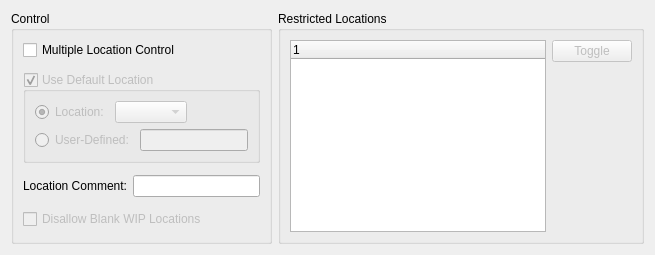
       <widget class="QWidget" name="_restrictedLocations">
        <attribute name="title">
         <string>Location</string>
        </attribute>
        <layout class="QGridLayout" name="gridLayout_16">
         <item row="0" column="0">
          <widget class="QGroupBox" name="_locationGroup">
           <property name="title">
            <string>Control</string>
           </property>
           <layout class="QGridLayout" name="gridLayout_11">
            <property name="verticalSpacing">
             <number>12</number>
            </property>
            <item row="0" column="0" colspan="2">
             <widget class="QCheckBox" name="_locationControl">
              <property name="enabled">
               <bool>true</bool>
              </property>
              <property name="text">
               <string>Multiple Location Control</string>
              </property>
             </widget>
            </item>
            <item row="1" column="0" colspan="2">
             <widget class="QGroupBox" name="_useDefaultLocation">
              <property name="enabled">
               <bool>false</bool>
              </property>
              <property name="sizePolicy">
               <sizepolicy hsizetype="Preferred" vsizetype="Fixed">
                <horstretch>0</horstretch>
                <verstretch>0</verstretch>
               </sizepolicy>
              </property>
              <property name="focusPolicy">
               <enum>Qt::TabFocus</enum>
              </property>
              <property name="title">
               <string>Use Default Location</string>
              </property>
              <property name="checkable">
               <bool>true</bool>
              </property>
              <layout class="QGridLayout" name="gridLayout_10">
               <item row="0" column="0">
                <widget class="QRadioButton" name="_location">
                 <property name="text">
                  <string>Location:</string>
                 </property>
                 <property name="checked">
                  <bool>true</bool>
                 </property>
                </widget>
               </item>
               <item row="0" column="1" colspan="2">
                <layout class="QHBoxLayout" name="horizontalLayout_5">
                 <item>
                  <widget class="XComboBox" name="_locations">
                   <property name="sizePolicy">
                    <sizepolicy hsizetype="Expanding" vsizetype="Fixed">
                     <horstretch>0</horstretch>
                     <verstretch>0</verstretch>
                    </sizepolicy>
                   </property>
                  </widget>
                 </item>
                 <item>
                  <spacer name="horizontalSpacer_4">
                   <property name="orientation">
                    <enum>Qt::Horizontal</enum>
                   </property>
                   <property name="sizeHint" stdset="0">
                    <size>
                     <width>0</width>
                     <height>20</height>
                    </size>
                   </property>
                  </spacer>
                 </item>
                </layout>
               </item>
               <item row="1" column="0" colspan="2">
                <widget class="QRadioButton" name="_miscLocation">
                 <property name="text">
                  <string>User-Defined:</string>
                 </property>
                </widget>
               </item>
               <item row="1" column="2">
                <layout class="QHBoxLayout" name="horizontalLayout_4">
                 <item>
                  <widget class="XLineEdit" name="_miscLocationName">
                   <property name="enabled">
                    <bool>false</bool>
                   </property>
                  </widget>
                 </item>
                 <item>
                  <spacer name="horizontalSpacer_5">
                   <property name="orientation">
                    <enum>Qt::Horizontal</enum>
                   </property>
                   <property name="sizeHint" stdset="0">
                    <size>
                     <width>0</width>
                     <height>20</height>
                    </size>
                   </property>
                  </spacer>
                 </item>
                </layout>
               </item>
              </layout>
             </widget>
            </item>
            <item row="2" column="0">
             <widget class="QLabel" name="_locationCommentLit">
              <property name="text">
               <string>Location Comment:</string>
              </property>
              <property name="alignment">
               <set>Qt::AlignRight|Qt::AlignTrailing|Qt::AlignVCenter</set>
              </property>
             </widget>
            </item>
            <item row="2" column="1">
             <widget class="XLineEdit" name="_locationComments"/>
            </item>
            <item row="3" column="0" colspan="2">
             <widget class="QCheckBox" name="_disallowBlankWIP">
              <property name="enabled">
               <bool>false</bool>
              </property>
              <property name="text">
               <string>Disallow Blank WIP Locations</string>
              </property>
             </widget>
            </item>
            <item row="4" column="0" colspan="2">
             <spacer>
              <property name="orientation">
               <enum>Qt::Vertical</enum>
              </property>
              <property name="sizeHint" stdset="0">
               <size>
                <width>20</width>
                <height>0</height>
               </size>
              </property>
             </spacer>
            </item>
           </layout>
          </widget>
         </item>
         <item row="0" column="1">
          <widget class="QGroupBox" name="groupBox_2">
           <property name="title">
            <string>Restricted Locations</string>
           </property>
           <layout class="QGridLayout" name="gridLayout_17">
            <item row="0" column="0">
             <layout class="QGridLayout" name="gridLayout_13">
              <item row="0" column="0">
               <widget class="XTreeWidget" name="_restricted">
                <property name="focusPolicy">
                 <enum>Qt::ClickFocus</enum>
                </property>
               </widget>
              </item>
              <item row="0" column="1">
               <layout class="QVBoxLayout" name="verticalLayout">
                <item>
                 <widget class="QPushButton" name="_toggleRestricted">
                  <property name="enabled">
                   <bool>false</bool>
                  </property>
                  <property name="text">
                   <string>Toggle</string>
                  </property>
                 </widget>
                </item>
                <item>
                 <spacer>
                  <property name="orientation">
                   <enum>Qt::Vertical</enum>
                  </property>
                  <property name="sizeType">
                   <enum>QSizePolicy::Expanding</enum>
                  </property>
                  <property name="sizeHint" stdset="0">
                   <size>
                    <width>20</width>
                    <height>20</height>
                   </size>
                  </property>
                 </spacer>
                </item>
               </layout>
              </item>
             </layout>
            </item>
           </layout>
          </widget>
         </item>
        </layout>
       </widget>
